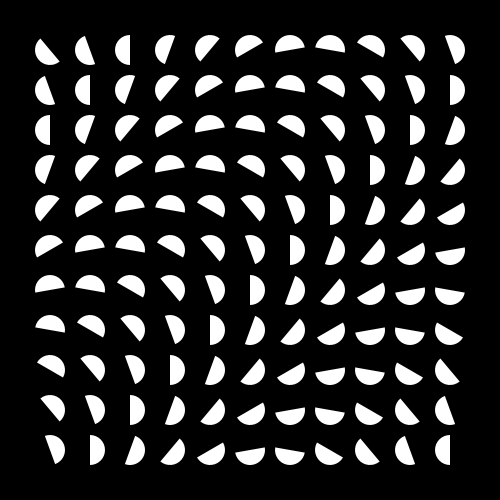
Frame 1 (no input)
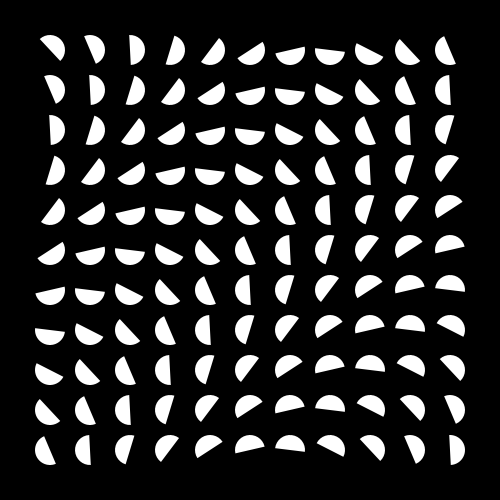
Frame 60 (the mouse pressed at the canvas centre just before this capture)
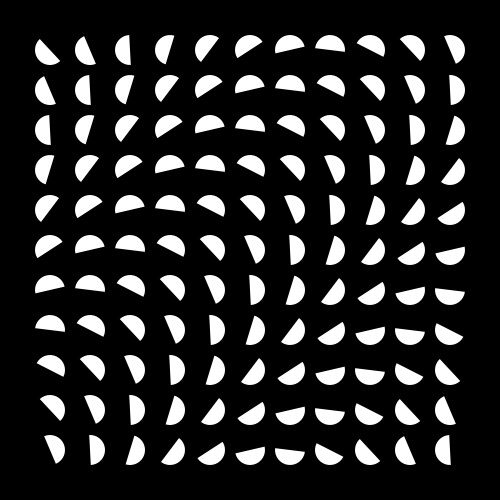
Frame 120 (the mouse held since frame 60 and released just before this capture)

The Processing sketch that drew these frames (run headless with seeded random() and noise(); from frame 60 on, the mouse is pressed at the canvas centre):

// Processing sketch: processing_70513
// ── processing_70513.pde

int deg = 0;

void setup(){
 size(500,500);
 background(0,0,0);
 smooth();
 frameRate(120);
} 

void draw(){
  background(0,0,0);
  noStroke();
  fill(255,255,255);
  for(int i=50; i<height-40; i+=40){
    for(int j = 50; j<width-40; j+=40){
      arc(j, i, 30, 30, radians(deg+((i+j)/2)), radians(deg+180+((i+j)/2)));
    }  
  }
  
  deg+=3;
  
}
